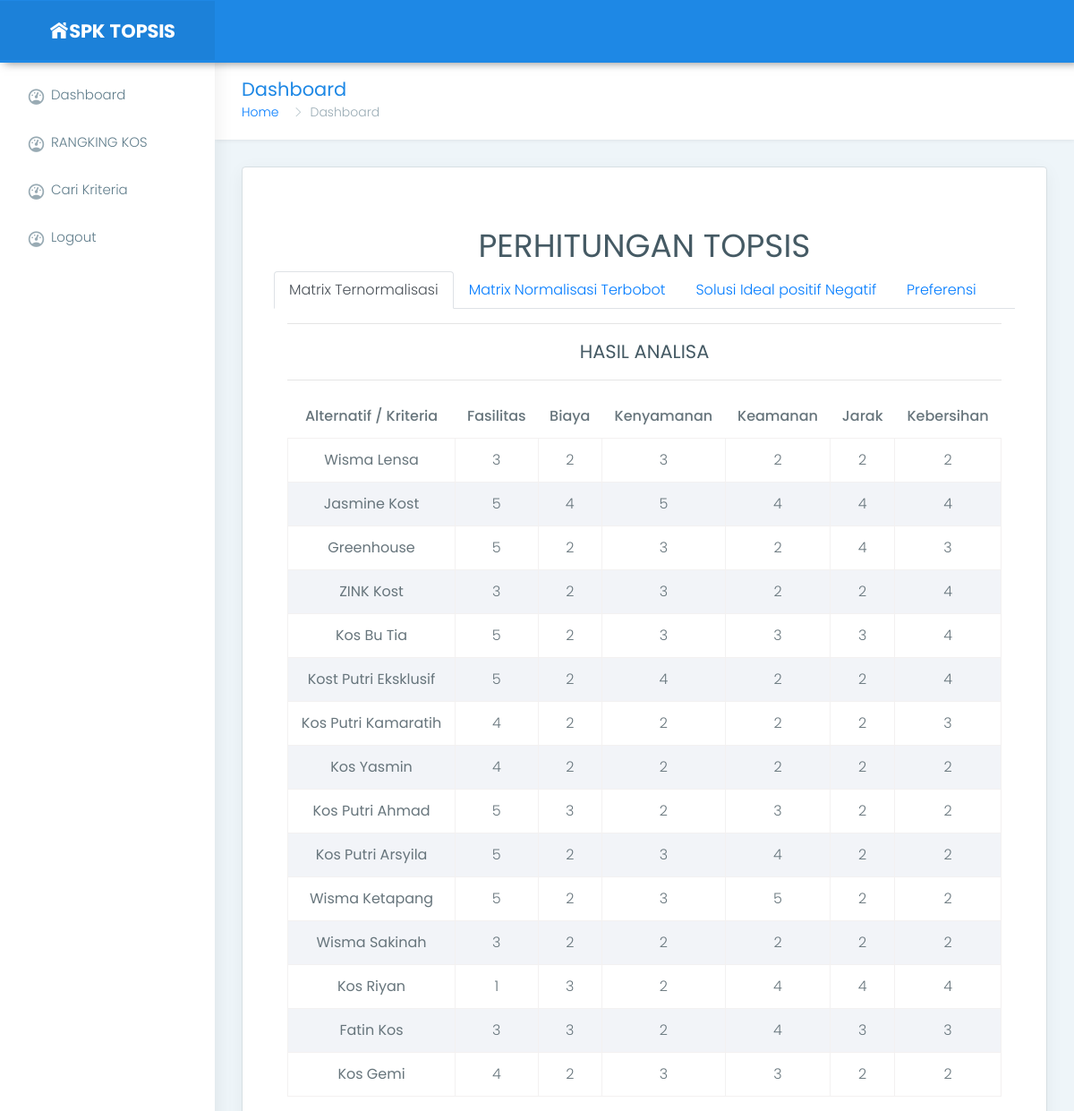
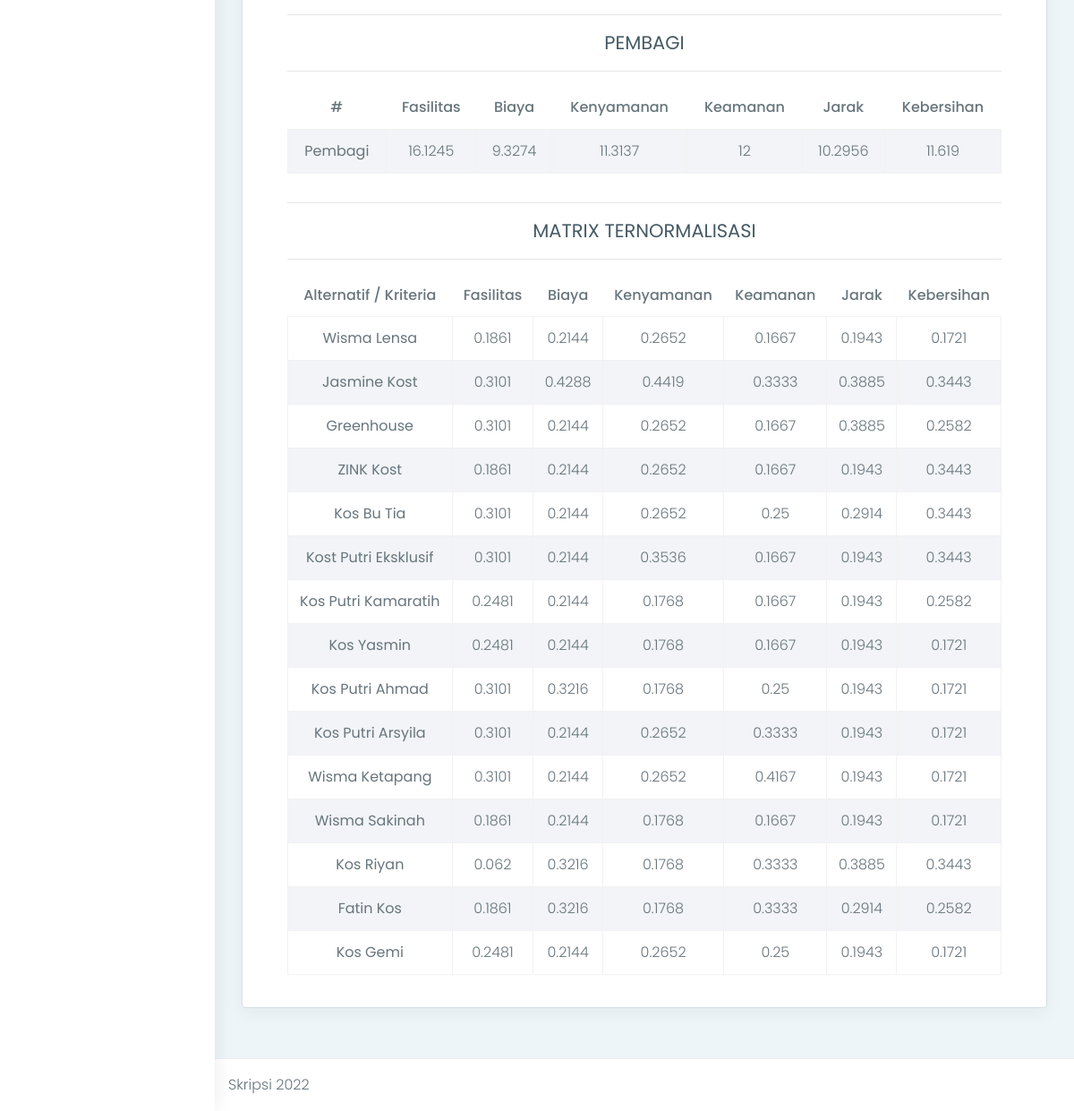
The app's page /indekos/perhitungan.php (signed in) with its own data (2 pictures, top to bottom).
### tables this page shows
CREATE TABLE `analisa` (
  `id_analisa` int(11) NOT NULL,
  `id_kriteria` int(11) NOT NULL,
  `id_pemilik` int(11) NOT NULL,
  `nilainya` varchar(11) NOT NULL
);

### indekos/perhitungan.php (the view, shortened to what this page needs)
<?php
  include "header.php";
include "menu.php";
?>
<div class="page-wrapper">
            <div class="container-fluid">
                <div class="row page-titles">
                    <div class="col-md-5 col-8 align-self-center">
                        <h3 class="text-themecolor m-b-0 m-t-0">Dashboard</h3>
                        <ol class="breadcrumb">
                            <li class="breadcrumb-item"><a href="javascript:void(0)">Home</a></li>
                            <li class="breadcrumb-item active">Dashboard</li>
                        </ol>
                    </div>
                </div>
                <div class="row">
                    <div class="col-12">
                        <div class="card">
                            <div class="card-block">
                        <?php
                                function jml_kriteria(){
                                            $sql = "SELECT * FROM kriteria";
                                            $query = mysql_query($sql);
                                            $count = mysql_num_rows($query);
                                            return $count;
                                        }
                                function get_kriteria(){
                                            $kriteria = mysql_query("SELECT * FROM kriteria");
                                            $i=1;
                                            while ($dataakriteria = mysql_fetch_array($kriteria))
                                            {
                                                $kri[$i] = $dataakriteria['nama_kriteria'];
                                                $i++;
                                            }
                                            return $kri;
                                        }
                                function jml_alternatif(){
                                            $sql = "SELECT * FROM analisa GROUP BY id_pemilik";
                                            $query = mysql_query($sql);
                                            $alternatif = mysql_num_rows($query);
                                            return $alternatif;
                                        }
                                function get_alt_name(){
                                            $alternatif = mysql_query("SELECT * FROM pemilik");
                                            $i=0;
                                            while ($dataalternatif = mysql_fetch_array($alternatif))
                                            {
                                                $alt[$i] = $dataalternatif['nama_kos'];
                                                $i++;
                                            }
                                            return $alt;
                                }
                                function get_alternatif(){
                                            $alternatifkriteria = array();
                                            $queryalternatif = mysql_query("SELECT * FROM pemilik ORDER BY id_pemilik");
                                            $i=0;
                                            while ($dataalternatif = mysql_fetch_array($queryalternatif))
                                            {
                                                $querykriteria = mysql_query("SELECT * FROM kriteria ORDER BY id_kriteria");
                                                $j=0;
                                                while ($datakriteria = mysql_fetch_array($querykriteria))
                                                {
                                                    $queryalternatifkriteria = mysql_query("SELECT * FROM analisa WHERE id_pemilik = '$dataalternatif[id_pemilik]' AND id_kriteria = '$datakriteria[id_kriteria]'");
                                                    $dataalternatifkriteria = mysql_fetch_array($queryalternatifkriteria);
                                                    $alternatifkriteria[$i][$j] = $dataalternatifkriteria['nilainya'];
                                                    $j++;
                                                }
                                                $i++;
                                            }
                                            return $alternatifkriteria;
                                        }
                                $k = jml_kriteria();
                                $kri = get_kriteria();
                                $a = jml_alternatif();
                                $alt = get_alternatif();
                                $alt_name = get_alt_name();
                                ?>
    <div class="container">
      <div class="row">
        <div class="col-lg-12 text-center">
          <h1 class="mt-5">PERHITUNGAN TOPSIS</h1>
          <div class="panel panel-default">
                        <div class="panel-body">
                            <div class="table-responsive">
                            <ul class="nav nav-tabs">
                              <li class="nav-item">
                                <a class="nav-link active" data-toggle="tab" href="#home">Matrix Ternormalisasi</a>
                              </li>
                              <li class="nav-item">
                                <a class="nav-link" data-toggle="tab" href="#menu1">Matrix Normalisasi Terbobot</a>
                              </li>
                              <li class="nav-item">
                                <a class="nav-link" data-toggle="tab" href="#menu2">Solusi Ideal positif Negatif</a>
                              </li>
                              <li class="nav-item">
                                <a class="nav-link" data-toggle="tab" href="#menu3">Preferensi</a>
                              </li>
                            </ul>
                            <div class="tab-content">
                              <div class="tab-pane container active" id="home">
                                <hr>
                                <h3 class="page-head-line">HASIL ANALISA</h3>
                                <hr>
                                    <div class="table-responsive">
                                <table class="table table-striped table-bordered table-hover">
                                    <thead>
                                        <tr><th>Alternatif / Kriteria</th>
                                        <?php
                                        for($i=1;$i<=$k;$i++){
                                            echo "<th>".ucwords($kri[$i])."</th>";
                                        }
                                        ?>
                                        </tr>
                                    </thead>
                                    <tr>
                                        <?php
                                        for($i=0;$i<$a;$i++){
                                            echo "<tr><td><b>".ucwords($alt_name[$i])."</b></td>";
                                            for($j=0;$j<$k;$j++){
                                                echo "<td>".$alt[$i][$j]."</td>";
                                            }
                                            echo "</tr>";
                                        }
                                        ?>
                                    </tr>
                                </table>
                            </div>
                                <hr>
                                <h3 class="page-head-line">PEMBAGI</h3>
                                <hr>
                                    <div class="table-responsive">
                                <table class="table table-striped table-bordered table-hover">
                                    <thead>
                                        <tr><th>#</th>
                                        <?php
                                        for($i=1;$i<=$k;$i++){
                                            echo "<th>".ucwords($kri[$i])."</th>";
                                        }
                                        ?>
                                        </tr>
                                    </thead>
                                    <tr><td><b>Pembagi</b></td>
                                    <?php
                                        for($i=0;$i<$k;$i++){
                                            $pembagi[$i] = 0;
                                            for($j=0;$j<$a;$j++){
                                                $pembagi[$i] = $pembagi[$i] + pow($alt[$j][$i],2);
                                            }
                                            $pembagi[$i] = round(sqrt($pembagi[$i]),4);
                                            echo "<td>".$pembagi[$i]."</td>";
                                        }
                                    ?>
                                    </tr>
                                </table>
                            </div>
                            <hr>
                            <h3 class="page-head-line">MATRIX TERNORMALISASI</h3>
                            <hr>
                                    <div class="table-responsive">
                                <table class="table table-striped table-bordered table-hover">
                                    <thead>
                                        <tr><th>Alternatif / Kriteria</th>
                                        <?php
                                        for($i=1;$i<=$k;$i++){
                                            echo "<th>".ucwords($kri[$i])."</th>";
                                        }
                                        ?>
                                        </tr>
                                    </thead>
                                    <tr>
                                        <?php
                                        for($i=0;$i<$a;$i++){
                                            echo "<tr><td><b>".ucwords($alt_name[$i])."</b></td>";
                                            for($j=0;$j<$k;$j++){
                                                $nor[$i][$j] = round(($alt[$i][$j] / $pembagi[$j]),4);
                                                echo "<td>".$nor[$i][$j]."</td>";
                                            }
                                            echo "</tr>";
                                        }
                                        ?>
                                    </tr>
                                </table>
                            </div>
                              </div>
                            </div>
                            </div>
                        </div>
                    </div>
        </div>
      </div>
    </div>
                            </div>
                        </div>
                    </div>
                </div>
            </div>
<?php
include 'footer.php';
?>

### indekos/css/colors/blue.css (style rules this page uses)
.text-themecolor { color: #1e88e5 !important; }

### records on screen
analisa: id_pemilik "3", nilainya "2", id_kriteria "4"
analisa: nilainya "5", id_kriteria "3", id_pemilik "2"

### other values on screen
$kri[$i] "Fasilitas"
$kri[$i] "Biaya"
$kri[$i] "Kenyamanan"
$kri[$i] "Keamanan"
$kri[$i] "Jarak"
$kri[$i] "Kebersihan"
$alt_name[$i] "Wisma Lensa"
$alt[$i][$j] "3"
$alt[$i][$j] "2"
$alt_name[$i] "Jasmine Kost"
$alt[$i][$j] "5"
$alt[$i][$j] "4"
$alt_name[$i] "Greenhouse"
$alt_name[$i] "ZINK Kost"
$alt_name[$i] "Kos Bu Tia"
